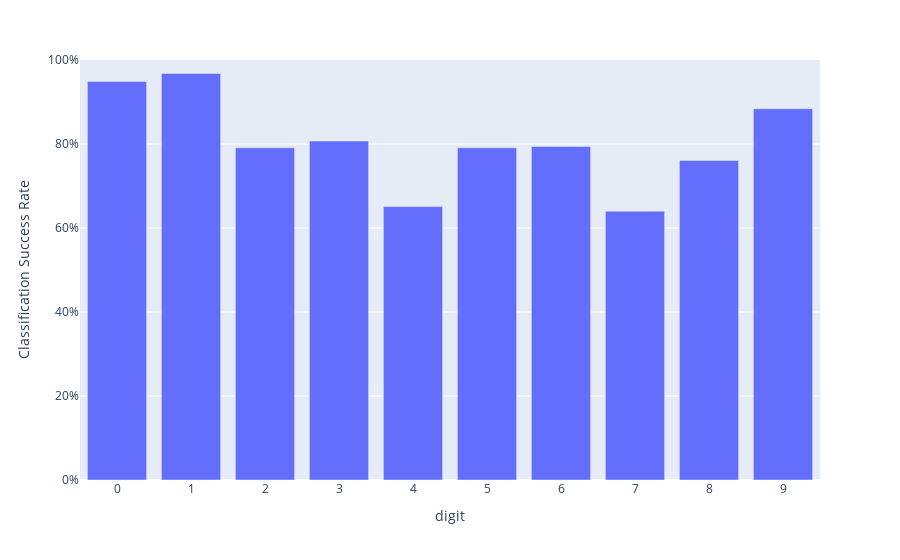

Source (notebook cell):
### Markdown cell above
Open Question: Why does this change on each run?

### Code cell
digits, counts = list(zip(*correct.items()))
fig = px.bar(x = digits, y=np.array(counts)/1000, labels={'x': "digit", 'y': "Classification Success Rate"}, range_y=(0, 1))
fig.update_layout(yaxis={"tickformat": ",.0%"}, xaxis={"tickmode": "linear"})
fig.show()

### Figure 1 — Plotly figure (JSON) as saved in the notebook; plotly's stock layout.template omitted (floating-point values rounded to 4 significant figures)
{"data": [{"alignmentgroup": "True", "hovertemplate": "digit=%{x}<br>Classification Success Rate=%{y}<extra></extra>", "legendgroup": "", "marker": {"color": "#636efa", "pattern": {"shape": ""}}, "name": "", "offsetgroup": "", "orientation": "v", "showlegend": false, "textposition": "auto", "type": "bar", "x": [0, 1, 2, 3, 4, 5, 6, 7, 8, 9], "xaxis": "x", "y": [0.949, 0.968, 0.791, 0.807, 0.651, 0.791, 0.794, 0.64, 0.761, 0.884], "yaxis": "y"}], "layout": {"barmode": "relative", "legend": {"tracegroupgap": 0}, "margin": {"t": 60}, "xaxis": {"anchor": "y", "domain": [0, 1], "tickmode": "linear", "title": {"text": "digit"}}, "yaxis": {"anchor": "x", "domain": [0, 1], "range": [0, 1], "tickformat": ",.0%", "title": {"text": "Classification Success Rate"}}}}
